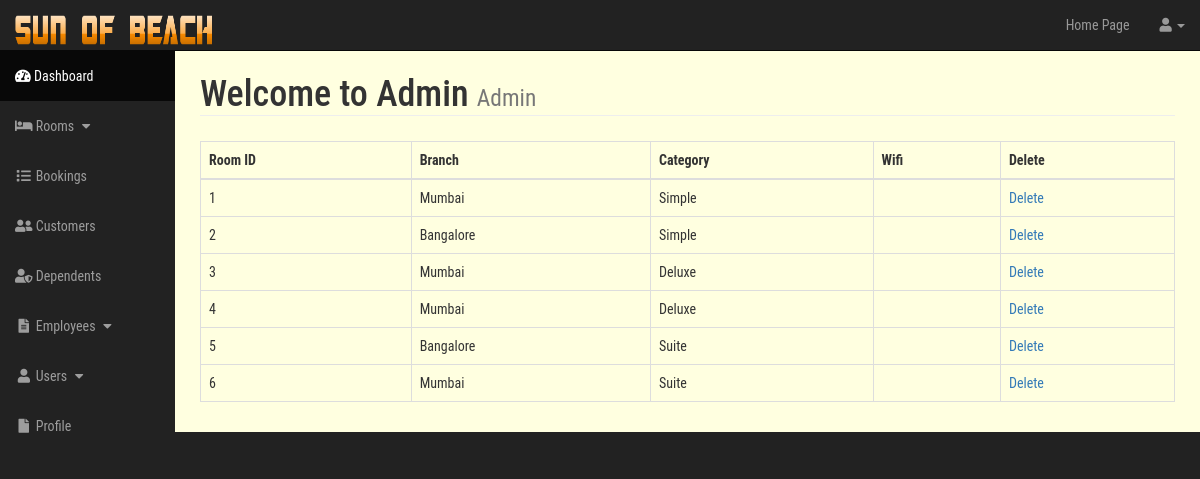
The page /admin/rooms.php on the database its author committed.
### tables this page shows
CREATE TABLE `rooms` (
  `room_id` int(11) NOT NULL,
  `cust_id` int(11) DEFAULT NULL,
  `branch_id` int(11) DEFAULT NULL,
  `Booking_id` int(11) DEFAULT NULL
);

CREATE TABLE `hotel` (
  `branch_id` int(11) NOT NULL,
  `branch_name` varchar(20) DEFAULT NULL,
  `location` varchar(20) DEFAULT NULL,
  `branch_phone` int(11) DEFAULT NULL
);

### admin/include/view_all_rooms.php (the view, shortened to what this page needs)
<table class="table table-bordered table-hover">
    <thead>
        <tr>
            <th>Room ID</th>
            <th>Branch</th>
            <th>Category</th>
            <th>Wifi</th>
            <th>Delete</th>
        </tr>
    </thead>
    <tbody>
        <?php
        $query = "SELECT * FROM rooms";
        $select_rooms=mysqli_query($con, $query);
        while($row=mysqli_fetch_assoc($select_rooms)){
            $room_id=$row['room_id'];
            $branch_id=$row['branch_id'];
            $query= "SELECT * FROM hotel WHERE branch_id={$branch_id}";
            $branch=mysqli_query($con, $query);
            while($row=mysqli_fetch_assoc($branch)){
                $branch_name=$row['branch_name'];
            }
            echo "<tr><td>{$room_id}</td>";
            echo "<td>{$branch_name}</td>";
            $query = "SELECT * FROM simple WHERE room_id={$room_id}";
                $select_category=mysqli_query($con, $query);
                while($row=mysqli_fetch_assoc($select_category)){
                    $category='Simple';
                    $wifi=$row['wifi'];
                }
            $query = "SELECT * FROM deluxe WHERE room_id={$room_id}";
                $select_category=mysqli_query($con, $query);
                while($row=mysqli_fetch_assoc($select_category)){
                    $category='Deluxe';
                    $wifi=$row['wifi'];
                }
            $query = "SELECT * FROM suite WHERE room_id={$room_id}";
                $select_category=mysqli_query($con, $query);
                while($row=mysqli_fetch_assoc($select_category)){
                    $category='Suite';
                    $wifi=$row['wifi'];
                }
            echo "<td>{$category}</td>";
            echo "<td>{$wifi}</td>";
            echo "<td><a href='rooms.php?delete={$room_id}'>Delete</a></td>";
            echo "</tr>";
        }
        ?>
    </tbody>
</table>

### admin/css/sb-admin.css (style rules this page uses)
body { margin-top: 100px; background-color: #222; font-family: 'Roboto Condensed', sans-serif; }
@media (min-width:768px) { body { margin-top: 50px; } }

### rows shown on the page
rooms: room_id "1", branch.branch_name "Mumbai", category "Simple"
rooms: room_id "2", branch.branch_name "Bangalore", category "Simple"
rooms: room_id "3", branch.branch_name "Mumbai", category "Deluxe"
rooms: room_id "4", branch.branch_name "Mumbai", category "Deluxe"
rooms: room_id "5", branch.branch_name "Bangalore", category "Suite"
rooms: room_id "6", branch.branch_name "Mumbai", category "Suite"
